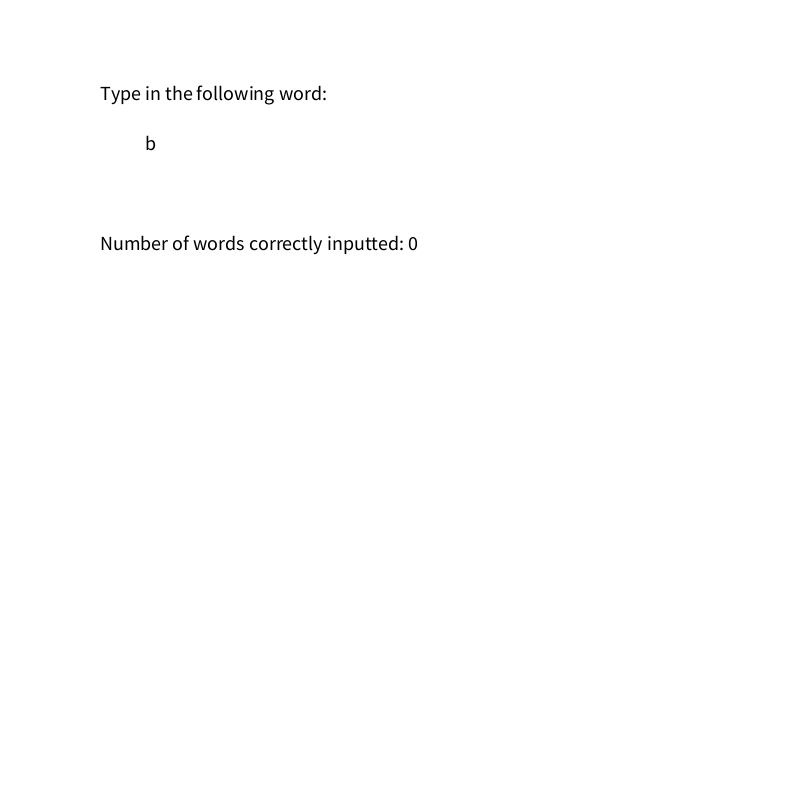
Frame 1 (no input)
Frame 60 (the mouse pressed at the canvas centre just before this capture): identical to frame 1, image omitted
Frame 120 (the mouse held since frame 60 and released just before this capture): identical to frame 1, image omitted

The Processing sketch that drew this single still picture (run headless with seeded random() and noise(); from frame 60 on, the mouse is pressed at the canvas centre):

// Processing sketch: text_recognition
// ── text_recognition.pde
import java.util.HashMap;

int length = 800;
int numCompleted = 0;
String currentWord = pickWord();
int currentIndex = 0;
HashMap<Character, Integer> fingerMapping;

void setup() {
  size(800, 800);
  setUpFingerMapping();
}

//simple type the letter test
void draw() {
  background(255);
  fill(0);
  textSize(20);
  text("Type in the following word:", length/8, length/8);

  displayLetters(currentWord, currentIndex);
  textSize(20);
  text("Number of words correctly inputted: " + numCompleted, length/8, (length*2.5)/8);
}

String pickWord() {
  String[] words = {"hackathon", "pinnacle", "worldlink", "twilio", "lulzbot", "airbnb", "level", "human", "dorm", "a", "b", "c" };

  String word = words[(int) (Math.random() * words.length)];
  return word;
}

//replace with leapmotion things.
void keyPressed() {
  if (key == currentWord.charAt(currentIndex)) {
    currentIndex++;
    if (currentIndex == currentWord.length()) {
      numCompleted++;
      currentIndex = 0;
      currentWord = pickWord();
      delay(200);
    }
  }
}

void displayLetters(String word, int curr) {
  int x = length/8;
  int y = int (length/8 * 1.5);
  int padding = 18;
  int dis = 0;
  while (dis < word.length()) {
    if (dis < curr) {
      fill(0, 180, 0);
      text(word.charAt(dis), x + padding * dis, y);
    } else {
      fill(0);
      text(word.charAt(dis), x + padding * (dis + 2.5), y);
    }
    dis++;
  }
}

void setUpFingerMapping() {
  //10 indicates either thumb!!!
  fingerMapping = new HashMap<Character, Integer>();
  fingerMapping.put('1', 4);
  fingerMapping.put('2', 4);
  fingerMapping.put('q', 4);
  fingerMapping.put('a', 4);
  fingerMapping.put('z', 4);
  fingerMapping.put('3', 3);
  fingerMapping.put('w', 3);
  fingerMapping.put('s', 3);
  fingerMapping.put('x', 3);
  fingerMapping.put('4', 2);
  fingerMapping.put('e', 2);
  fingerMapping.put('d', 2);
  fingerMapping.put('c', 2);
  fingerMapping.put('5', 1);
  fingerMapping.put('6', 1);
  fingerMapping.put('r', 1);
  fingerMapping.put('t', 1);
  fingerMapping.put('f', 1);
  fingerMapping.put('g', 1);
  fingerMapping.put('v', 1);
  fingerMapping.put('b', 1);
  fingerMapping.put('7', 6);
  fingerMapping.put('8', 6);
  fingerMapping.put('y', 6);
  fingerMapping.put('u', 6);
  fingerMapping.put('h', 6);
  fingerMapping.put('j', 6);
  fingerMapping.put('n', 6);
  fingerMapping.put('n', 6);
  fingerMapping.put('9', 7);
  fingerMapping.put('i', 7);
  fingerMapping.put('k', 7);
  fingerMapping.put(',', 7);
  fingerMapping.put('0', 8);
  fingerMapping.put('o', 8);
  fingerMapping.put('l', 8);
  fingerMapping.put('.', 8);
  fingerMapping.put('-', 9);
  fingerMapping.put('[', 9); 
  fingerMapping.put(';', 9);
  fingerMapping.put('/', 9);
  fingerMapping.put('[', 9);
  fingerMapping.put(']', 9);
  fingerMapping.put('=', 9);
  fingerMapping.put('\\', 9);
  fingerMapping.put(' ', 10);
}

boolean processInput(int input) {
  char curr = currentWord.charAt(currentIndex);
  if (fingerMapping.get(curr) == input) {
    return true;
  } else return false;
}
